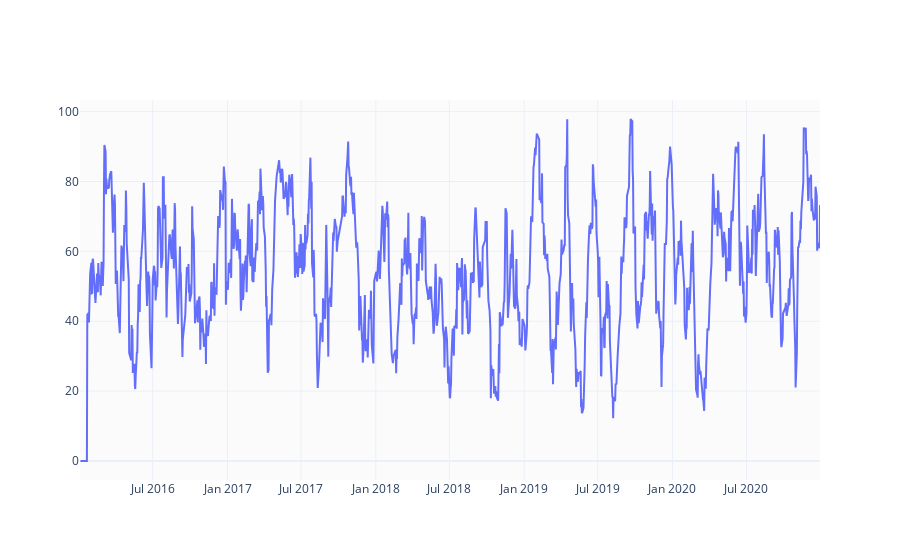

The notebook cell this image was saved under:
### Markdown cell above
#### Relative Strength Index

I'll add RSI indicator to predict whether a stock is overbought/oversold.

### Code cell
def relative_strength_idx(df, n=14):
    close = df['Close']
    delta = close.diff()
    delta = delta[1:]
    pricesUp = delta.copy()
    pricesDown = delta.copy()
    pricesUp[pricesUp < 0] = 0
    pricesDown[pricesDown > 0] = 0
    rollUp = pricesUp.rolling(n).mean()
    rollDown = pricesDown.abs().rolling(n).mean()
    rs = rollUp / rollDown
    rsi = 100.0 - (100.0 / (1.0 + rs))
    return rsi

df['RSI'] = relative_strength_idx(df).fillna(0)

fig = go.Figure(go.Scatter(x=df.Date, y=df.RSI, name='RSI'))
fig.show()

### Figure 1 — Plotly figure (JSON) as saved in the notebook; plotly's stock layout.template omitted (floating-point values rounded to 4 significant figures; data arrays with more than 128 entries replaced by an {"elided": "..."} marker saying what was removed)
{"data": [{"name": "RSI", "type": "scatter", "x": {"elided": "1226 str values"}, "y": {"elided": "1226 float values"}}], "layout": {}}
